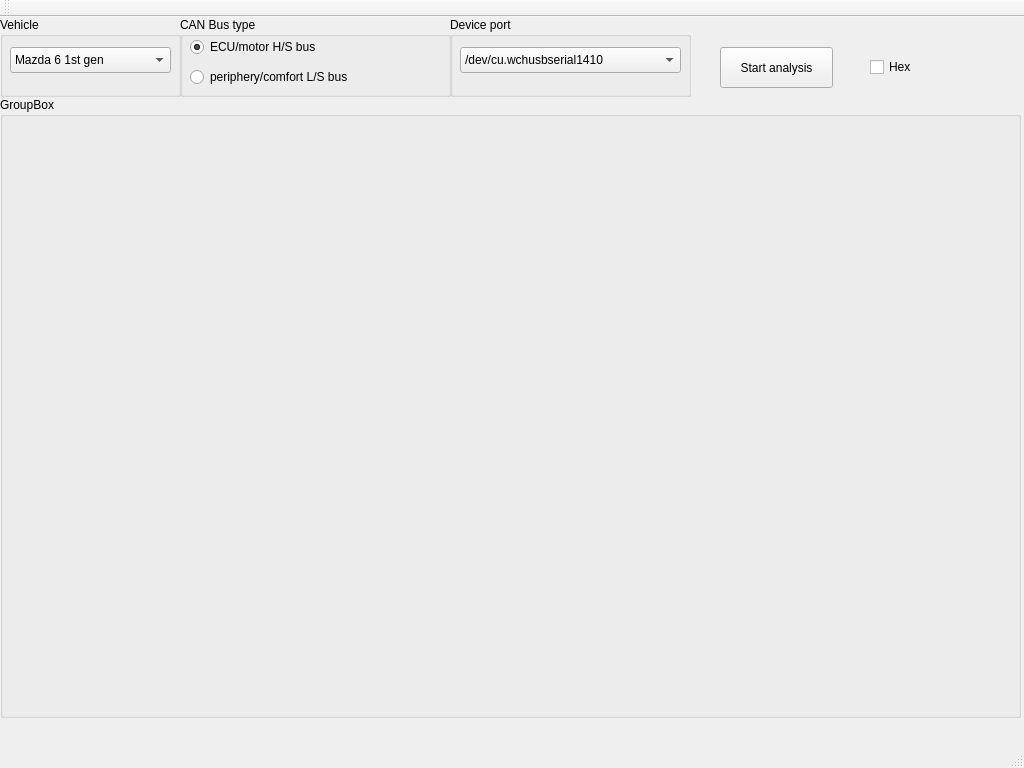
<?xml version="1.0" encoding="UTF-8"?>
<ui version="4.0">
 <class>MainWindow</class>
 <widget class="QMainWindow" name="MainWindow">
  <property name="geometry">
   <rect>
    <x>0</x>
    <y>0</y>
    <width>1024</width>
    <height>768</height>
   </rect>
  </property>
  <property name="windowTitle">
   <string>CAN bus нaскеr (c) serg_soft</string>
  </property>
  <widget class="QWidget" name="centralWidget">
   <widget class="QGroupBox" name="groupBox">
    <property name="geometry">
     <rect>
      <x>180</x>
      <y>0</y>
      <width>271</width>
      <height>80</height>
     </rect>
    </property>
    <property name="title">
     <string>CAN Bus type</string>
    </property>
    <widget class="QRadioButton" name="radioButton">
     <property name="geometry">
      <rect>
       <x>10</x>
       <y>20</y>
       <width>141</width>
       <height>20</height>
      </rect>
     </property>
     <property name="text">
      <string>ECU/motor H/S bus</string>
     </property>
     <property name="checked">
      <bool>true</bool>
     </property>
    </widget>
    <widget class="QRadioButton" name="radioButton_2">
     <property name="geometry">
      <rect>
       <x>10</x>
       <y>50</y>
       <width>211</width>
       <height>20</height>
      </rect>
     </property>
     <property name="text">
      <string>periphery/comfort L/S bus</string>
     </property>
    </widget>
   </widget>
   <widget class="QGroupBox" name="groupBox_2">
    <property name="geometry">
     <rect>
      <x>0</x>
      <y>0</y>
      <width>181</width>
      <height>80</height>
     </rect>
    </property>
    <property name="title">
     <string>Vehicle</string>
    </property>
    <widget class="QComboBox" name="comboBoxVehicle">
     <property name="geometry">
      <rect>
       <x>10</x>
       <y>30</y>
       <width>161</width>
       <height>26</height>
      </rect>
     </property>
     <item>
      <property name="text">
       <string>Mazda 6 1st gen</string>
      </property>
     </item>
    </widget>
   </widget>
   <widget class="QGroupBox" name="groupBox_3">
    <property name="geometry">
     <rect>
      <x>450</x>
      <y>0</y>
      <width>241</width>
      <height>80</height>
     </rect>
    </property>
    <property name="title">
     <string>Device port</string>
    </property>
    <widget class="QComboBox" name="comboBox">
     <property name="geometry">
      <rect>
       <x>10</x>
       <y>30</y>
       <width>221</width>
       <height>26</height>
      </rect>
     </property>
     <item>
      <property name="text">
       <string>/dev/cu.wchusbserial1410</string>
      </property>
     </item>
     <item>
      <property name="text">
       <string>/dev/cu.wchusbserial1420</string>
      </property>
     </item>
    </widget>
   </widget>
   <widget class="QPushButton" name="pushButton">
    <property name="geometry">
     <rect>
      <x>720</x>
      <y>30</y>
      <width>113</width>
      <height>41</height>
     </rect>
    </property>
    <property name="text">
     <string>Start analysis</string>
    </property>
   </widget>
   <widget class="QGroupBox" name="groupBoxData">
    <property name="geometry">
     <rect>
      <x>0</x>
      <y>80</y>
      <width>1021</width>
      <height>621</height>
     </rect>
    </property>
    <property name="title">
     <string>GroupBox</string>
    </property>
   </widget>
   <widget class="QCheckBox" name="checkBox">
    <property name="geometry">
     <rect>
      <x>870</x>
      <y>40</y>
      <width>87</width>
      <height>20</height>
     </rect>
    </property>
    <property name="text">
     <string>Hex</string>
    </property>
   </widget>
  </widget>
  <widget class="QMenuBar" name="menuBar">
   <property name="geometry">
    <rect>
     <x>0</x>
     <y>0</y>
     <width>1024</width>
     <height>22</height>
    </rect>
   </property>
  </widget>
  <widget class="QToolBar" name="mainToolBar">
   <attribute name="toolBarArea">
    <enum>TopToolBarArea</enum>
   </attribute>
   <attribute name="toolBarBreak">
    <bool>false</bool>
   </attribute>
  </widget>
  <widget class="QStatusBar" name="statusBar"/>
 </widget>
 <layoutdefault spacing="6" margin="11"/>
 <resources/>
 <connections/>
</ui>
